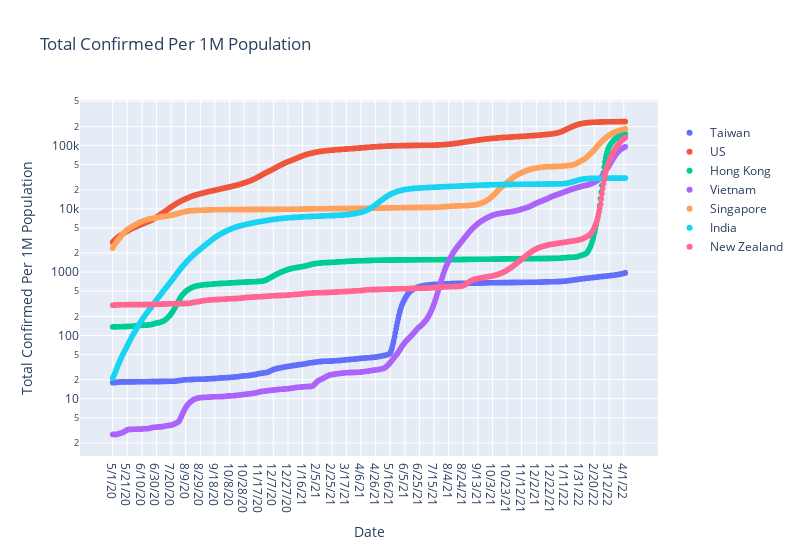

Source (notebook cell):
### Code cell
ploty_line('Total Confirmed Per 1M Population', log_plot=True)

### Figure 1 — Plotly figure (JSON) as saved in the notebook; plotly's stock layout.template omitted (floating-point values rounded to 4 significant figures; data arrays with more than 128 entries replaced by an {"elided": "..."} marker saying what was removed)
{"data": [{"hovertemplate": " =Taiwan<br>Date=%{x}<br>Total Confirmed Per 1M Population=%{y}<extra></extra>", "legendgroup": "Taiwan", "marker": {"color": "#636efa", "symbol": "circle"}, "mode": "markers", "name": "Taiwan", "showlegend": true, "type": "scattergl", "x": {"elided": "703 str values"}, "xaxis": "x", "y": {"elided": "703 float values"}, "yaxis": "y"}, {"hovertemplate": " =US<br>Date=%{x}<br>Total Confirmed Per 1M Population=%{y}<extra></extra>", "legendgroup": "US", "marker": {"color": "#EF553B", "symbol": "circle"}, "mode": "markers", "name": "US", "showlegend": true, "type": "scattergl", "x": {"elided": "703 str values"}, "xaxis": "x", "y": {"elided": "703 float values"}, "yaxis": "y"}, {"hovertemplate": " =Hong Kong<br>Date=%{x}<br>Total Confirmed Per 1M Population=%{y}<extra></extra>", "legendgroup": "Hong Kong", "marker": {"color": "#00cc96", "symbol": "circle"}, "mode": "markers", "name": "Hong Kong", "showlegend": true, "type": "scattergl", "x": {"elided": "703 str values"}, "xaxis": "x", "y": {"elided": "703 float values"}, "yaxis": "y"}, {"hovertemplate": " =Vietnam<br>Date=%{x}<br>Total Confirmed Per 1M Population=%{y}<extra></extra>", "legendgroup": "Vietnam", "marker": {"color": "#ab63fa", "symbol": "circle"}, "mode": "markers", "name": "Vietnam", "showlegend": true, "type": "scattergl", "x": {"elided": "703 str values"}, "xaxis": "x", "y": {"elided": "703 float values"}, "yaxis": "y"}, {"hovertemplate": " =Singapore<br>Date=%{x}<br>Total Confirmed Per 1M Population=%{y}<extra></extra>", "legendgroup": "Singapore", "marker": {"color": "#FFA15A", "symbol": "circle"}, "mode": "markers", "name": "Singapore", "showlegend": true, "type": "scattergl", "x": {"elided": "703 str values"}, "xaxis": "x", "y": {"elided": "703 float values"}, "yaxis": "y"}, {"hovertemplate": " =India<br>Date=%{x}<br>Total Confirmed Per 1M Population=%{y}<extra></extra>", "legendgroup": "India", "marker": {"color": "#19d3f3", "symbol": "circle"}, "mode": "markers", "name": "India", "showlegend": true, "type": "scattergl", "x": {"elided": "703 str values"}, "xaxis": "x", "y": {"elided": "703 float values"}, "yaxis": "y"}, {"hovertemplate": " =New Zealand<br>Date=%{x}<br>Total Confirmed Per 1M Population=%{y}<extra></extra>", "legendgroup": "New Zealand", "marker": {"color": "#FF6692", "symbol": "circle"}, "mode": "markers", "name": "New Zealand", "showlegend": true, "type": "scattergl", "x": {"elided": "703 str values"}, "xaxis": "x", "y": {"elided": "703 float values"}, "yaxis": "y"}], "layout": {"height": 550, "legend": {"title": {"text": " "}, "tracegroupgap": 0}, "showlegend": true, "title": {"text": "Total Confirmed Per 1M Population"}, "width": 800, "xaxis": {"anchor": "y", "domain": [0, 1], "title": {"text": "Date"}}, "yaxis": {"anchor": "x", "domain": [0, 1], "title": {"text": "Total Confirmed Per 1M Population"}, "type": "log"}}}
